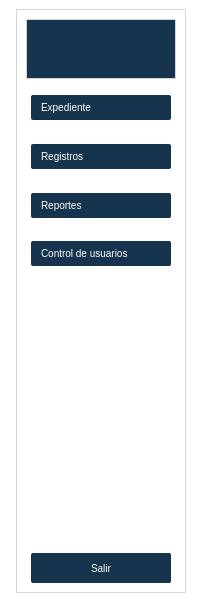
<?xml version="1.0" encoding="UTF-8"?>
<ui version="4.0">
 <class>MainWindow</class>
 <widget class="QMainWindow" name="MainWindow">
  <property name="geometry">
   <rect>
    <x>0</x>
    <y>0</y>
    <width>203</width>
    <height>602</height>
   </rect>
  </property>
  <property name="sizePolicy">
   <sizepolicy hsizetype="Fixed" vsizetype="Fixed">
    <horstretch>0</horstretch>
    <verstretch>0</verstretch>
   </sizepolicy>
  </property>
  <property name="minimumSize">
   <size>
    <width>200</width>
    <height>300</height>
   </size>
  </property>
  <property name="windowTitle">
   <string>MainWindow</string>
  </property>
  <property name="styleSheet">
   <string notr="true">background-color: rgb(255, 255, 255);</string>
  </property>
  <widget class="QWidget" name="centralwidget">
   <layout class="QVBoxLayout" name="verticalLayout">
    <item>
     <layout class="QGridLayout" name="gridLayout">
      <item row="0" column="0">
       <widget class="QFrame" name="frame">
        <property name="sizePolicy">
         <sizepolicy hsizetype="Fixed" vsizetype="Preferred">
          <horstretch>0</horstretch>
          <verstretch>0</verstretch>
         </sizepolicy>
        </property>
        <property name="minimumSize">
         <size>
          <width>150</width>
          <height>0</height>
         </size>
        </property>
        <property name="styleSheet">
         <string notr="true">background-color: rgb(255, 255, 255);
border: 1px solid #d5d5d5;</string>
        </property>
        <property name="frameShape">
         <enum>QFrame::StyledPanel</enum>
        </property>
        <property name="frameShadow">
         <enum>QFrame::Raised</enum>
        </property>
        <layout class="QVBoxLayout" name="verticalLayout_2">
         <item>
          <widget class="QLabel" name="label">
           <property name="sizePolicy">
            <sizepolicy hsizetype="Fixed" vsizetype="Fixed">
             <horstretch>0</horstretch>
             <verstretch>0</verstretch>
            </sizepolicy>
           </property>
           <property name="minimumSize">
            <size>
             <width>150</width>
             <height>60</height>
            </size>
           </property>
           <property name="maximumSize">
            <size>
             <width>150</width>
             <height>60</height>
            </size>
           </property>
           <property name="styleSheet">
            <string notr="true"> background-color: #16344D; /* Color de fondo */</string>
           </property>
           <property name="text">
            <string/>
           </property>
           <property name="pixmap">
            <pixmap>../../assets/icono.png</pixmap>
           </property>
           <property name="scaledContents">
            <bool>true</bool>
           </property>
          </widget>
         </item>
         <item>
          <spacer name="verticalSpacer_2">
           <property name="orientation">
            <enum>Qt::Vertical</enum>
           </property>
           <property name="sizeType">
            <enum>QSizePolicy::Fixed</enum>
           </property>
           <property name="sizeHint" stdset="0">
            <size>
             <width>20</width>
             <height>10</height>
            </size>
           </property>
          </spacer>
         </item>
         <item alignment="Qt::AlignHCenter|Qt::AlignTop">
          <widget class="QPushButton" name="pushButton_4">
           <property name="sizePolicy">
            <sizepolicy hsizetype="Fixed" vsizetype="Fixed">
             <horstretch>0</horstretch>
             <verstretch>0</verstretch>
            </sizepolicy>
           </property>
           <property name="minimumSize">
            <size>
             <width>140</width>
             <height>25</height>
            </size>
           </property>
           <property name="cursor">
            <cursorShape>PointingHandCursor</cursorShape>
           </property>
           <property name="styleSheet">
            <string notr="true">QPushButton {
    background-color: #16344D; /* Color de fondo */
    border-radius: 2px; /* Bordes redondeados */
    color: white; /* Color del texto */
    padding: 5px 10px; /* Espaciado interno */
    border: none; /* Elimina el borde predeterminado */
    font-size: 10px; /* Tamaño de fuente */
    text-align: left; /* Alinea el texto a la izquierda */
}

QPushButton:hover {
    background-color: #1A4567; /* Color de fondo al pasar el mouse */
    box-shadow: 0 0 10px rgba(0, 0, 0, 0.5); /* Sombra al pasar el mouse */
    transform: scale(1.02); /* Ligero aumento al pasar el mouse */
    transition: all 0.3s ease-in-out; /* Transición suave */
}

QPushButton::icon {
    padding-right: 5px; /* Espaciado entre el icono y el texto */
}
</string>
           </property>
           <property name="text">
            <string>Expediente</string>
           </property>
           <property name="icon">
            <iconset>
             <normaloff>../../assets/iconos/expediente (1).png</normaloff>../../assets/iconos/expediente (1).png</iconset>
           </property>
          </widget>
         </item>
         <item alignment="Qt::AlignHCenter|Qt::AlignTop">
          <widget class="QPushButton" name="pushButton_5">
           <property name="sizePolicy">
            <sizepolicy hsizetype="Fixed" vsizetype="Fixed">
             <horstretch>0</horstretch>
             <verstretch>0</verstretch>
            </sizepolicy>
           </property>
           <property name="minimumSize">
            <size>
             <width>140</width>
             <height>25</height>
            </size>
           </property>
           <property name="styleSheet">
            <string notr="true">QPushButton {
    background-color: #16344D; /* Color de fondo */
    border-radius: 2px; /* Bordes redondeados */
    color: white; /* Color del texto */
    padding: 5px 10px; /* Espaciado interno */
    border: none; /* Elimina el borde predeterminado */
    font-size: 10px; /* Tamaño de fuente */
    text-align: left; /* Alinea el texto a la izquierda */
}

QPushButton:hover {
    background-color: #1A4567; /* Color de fondo al pasar el mouse */
    box-shadow: 0 0 10px rgba(0, 0, 0, 0.5); /* Sombra al pasar el mouse */
    transform: scale(1.02); /* Ligero aumento al pasar el mouse */
    transition: all 0.3s ease-in-out; /* Transición suave */
}

QPushButton::icon {
    padding-right: 5px; /* Espaciado entre el icono y el texto */
}
</string>
           </property>
           <property name="text">
            <string>Registros</string>
           </property>
           <property name="icon">
            <iconset>
             <normaloff>../../assets/iconos/folder.png</normaloff>../../assets/iconos/folder.png</iconset>
           </property>
          </widget>
         </item>
         <item alignment="Qt::AlignHCenter|Qt::AlignTop">
          <widget class="QPushButton" name="pushButton_3">
           <property name="sizePolicy">
            <sizepolicy hsizetype="Fixed" vsizetype="Fixed">
             <horstretch>0</horstretch>
             <verstretch>0</verstretch>
            </sizepolicy>
           </property>
           <property name="minimumSize">
            <size>
             <width>140</width>
             <height>25</height>
            </size>
           </property>
           <property name="cursor">
            <cursorShape>PointingHandCursor</cursorShape>
           </property>
           <property name="styleSheet">
            <string notr="true">QPushButton {
    background-color: #16344D; /* Color de fondo */
    border-radius: 2px; /* Bordes redondeados */
    color: white; /* Color del texto */
    padding: 5px 10px; /* Espaciado interno */
    border: none; /* Elimina el borde predeterminado */
    font-size: 10px; /* Tamaño de fuente */
    text-align: left; /* Alinea el texto a la izquierda */
}

QPushButton:hover {
    background-color: #1A4567; /* Color de fondo al pasar el mouse */
    box-shadow: 0 0 10px rgba(0, 0, 0, 0.5); /* Sombra al pasar el mouse */
    transform: scale(1.02); /* Ligero aumento al pasar el mouse */
    transition: all 0.3s ease-in-out; /* Transición suave */
}

QPushButton::icon {
    padding-right: 5px; /* Espaciado entre el icono y el texto */
}
</string>
           </property>
           <property name="text">
            <string>Reportes</string>
           </property>
           <property name="icon">
            <iconset>
             <normaloff>../../assets/iconos/grafico-de-barras.png</normaloff>../../assets/iconos/grafico-de-barras.png</iconset>
           </property>
          </widget>
         </item>
         <item alignment="Qt::AlignHCenter|Qt::AlignTop">
          <widget class="QPushButton" name="pushButton">
           <property name="sizePolicy">
            <sizepolicy hsizetype="Fixed" vsizetype="Fixed">
             <horstretch>0</horstretch>
             <verstretch>0</verstretch>
            </sizepolicy>
           </property>
           <property name="minimumSize">
            <size>
             <width>140</width>
             <height>25</height>
            </size>
           </property>
           <property name="cursor">
            <cursorShape>PointingHandCursor</cursorShape>
           </property>
           <property name="styleSheet">
            <string notr="true">QPushButton {
    background-color: #16344D; /* Color de fondo */
    border-radius: 2px; /* Bordes redondeados */
    color: white; /* Color del texto */
    padding: 5px 10px; /* Espaciado interno */
    border: none; /* Elimina el borde predeterminado */
    font-size: 10px; /* Tamaño de fuente */
    text-align: left; /* Alinea el texto a la izquierda */
}

QPushButton:hover {
    background-color: #1A4567; /* Color de fondo al pasar el mouse */
    box-shadow: 0 0 10px rgba(0, 0, 0, 0.5); /* Sombra al pasar el mouse */
    transform: scale(1.02); /* Ligero aumento al pasar el mouse */
    transition: all 0.3s ease-in-out; /* Transición suave */
}

QPushButton::icon {
    padding-right: 5px; /* Espaciado entre el icono y el texto */
}
</string>
           </property>
           <property name="text">
            <string>Control de usuarios</string>
           </property>
           <property name="icon">
            <iconset>
             <normaloff>../../assets/iconos/nuevo-usuario.png</normaloff>../../assets/iconos/nuevo-usuario.png</iconset>
           </property>
          </widget>
         </item>
         <item>
          <spacer name="verticalSpacer">
           <property name="orientation">
            <enum>Qt::Vertical</enum>
           </property>
           <property name="sizeType">
            <enum>QSizePolicy::Fixed</enum>
           </property>
           <property name="sizeHint" stdset="0">
            <size>
             <width>20</width>
             <height>250</height>
            </size>
           </property>
          </spacer>
         </item>
         <item alignment="Qt::AlignHCenter|Qt::AlignBottom">
          <widget class="QPushButton" name="pushButton_2">
           <property name="sizePolicy">
            <sizepolicy hsizetype="Fixed" vsizetype="Fixed">
             <horstretch>0</horstretch>
             <verstretch>0</verstretch>
            </sizepolicy>
           </property>
           <property name="minimumSize">
            <size>
             <width>140</width>
             <height>30</height>
            </size>
           </property>
           <property name="cursor">
            <cursorShape>PointingHandCursor</cursorShape>
           </property>
           <property name="styleSheet">
            <string notr="true">QPushButton {
    background-color: #16344D; /* Color de fondo */
    border-radius: 2px; /* Bordes redondeados */
    color: white; /* Color del texto */
    padding: 5px 10px; /* Espaciado interno */
    border: none; /* Elimina el borde predeterminado */
    font-size: 10px; /* Tamaño de fuente */
    text-align: center
; /* Alinea el texto a la izquierda */
}

QPushButton:hover {
    background-color: #4C6D8C; /* Color de fondo al pasar el mouse */

    box-shadow: 0 0 10px rgba(0, 0, 0, 0.5); /* Sombra al pasar el mouse */
    transform: scale(1.02); /* Ligero aumento al pasar el mouse */
    transition: all 0.3s ease-in-out; /* Transición suave */
}

QPushButton::icon {
    padding-right: 5px; /* Espaciado entre el icono y el texto */
}
</string>
           </property>
           <property name="text">
            <string>Salir</string>
           </property>
           <property name="icon">
            <iconset>
             <normaloff>../../assets/iconos/cerrar-sesion.png</normaloff>../../assets/iconos/cerrar-sesion.png</iconset>
           </property>
          </widget>
         </item>
        </layout>
       </widget>
      </item>
     </layout>
    </item>
   </layout>
  </widget>
 </widget>
 <resources/>
 <connections/>
</ui>
